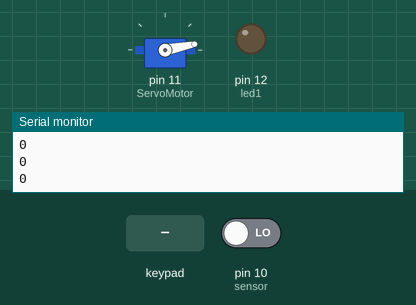
Bench run of a sketch on a simulated Arduino Uno, built with avr-gcc and run on an emulated ATmega328P. Shown: servo, output pins drawn as LEDs (lit = HIGH), the last lines printed to the serial monitor. The inputs (shaded band) are chosen by the test bench; at power-on: pin 10 (sensor) LOW.

Above: at 1.2 s.
1.3 s: keypad keys 9 5 3 # pressed 0.4 s apart
At 3.2 s:
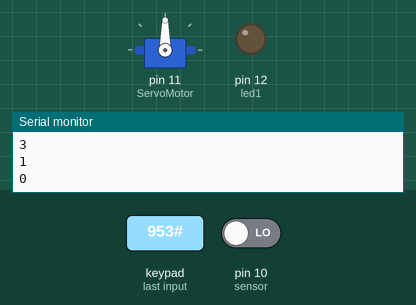
5.9 s: pin 10 (sensor) driven HIGH
At 7.8 s:
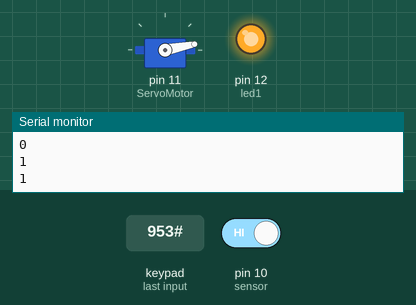
8.1 s: pin 10 (sensor) driven LOW
11.1 s: key 'A' pressed
14.1 s: key 'B' pressed
17.1 s: key 'C' pressed
Timing chart, 0 to 20.1 s (numbered marks = the images above; inputs shaded):
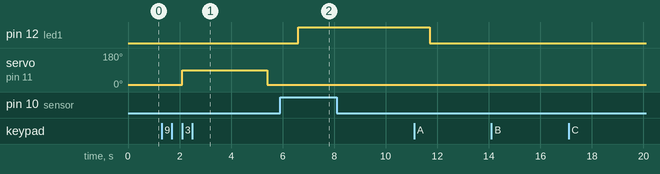

The sketch:

door_light.ino
```cpp
#include <Servo.h>
#include <Keypad.h>
Servo ServoMotor;
char* password = "953";  // change the password here, pick any 3 numbers
int position = 0;
const byte ROWS = 4;
const byte COLS = 4;
char keys[ROWS][COLS] = {
{'1','2','3','A'},
{'4','5','6','B'},
{'7','8','9','C'},
{'*','0','#','D'}
};
byte rowPins[ROWS] = { 9, 8, 7, 6 };
byte colPins[COLS] = { 5, 4, 3, 2 };
Keypad keypad = Keypad( makeKeymap(keys), rowPins, colPins, ROWS, COLS );

int led1 = 12;                // the pin that the LED is atteched to

int sensor = 10;            // the pin that the sensor is atteched to
int state = LOW;         // by default, no motion detected
int val = 0;                  // variable to store the sensor status (value)
bool isOpen = false;
void setup()
{
ServoMotor.attach(11);
LockedPosition(true);
Serial.begin(9600);
pinMode(led1, OUTPUT);      // initalize LED as an output
pinMode(sensor, INPUT);    // initialize sensor as an input
}

void loop()
{
char key = keypad.getKey();
if(key){
  Serial.println(key);
}
  if (key == '*' || key == '#')
{
position = 0;
LockedPosition(true);
}
if (key == password[position])
{
position ++;
}
if (position == 3)
{
LockedPosition(false);
isOpen = true;
}
delay(100);
Serial.println(isOpen);

if(isOpen == true){
val = digitalRead(sensor);
Serial.println(val);// read sensor value
if (val == HIGH) {           // check if the sensor is HIGH
    digitalWrite(led1, HIGH);   // turn LED ON
    delay(5000);
    val=0;
}
else if((val == LOW)){
    digitalWrite(led1, LOW); // turn LED OFF
    delay(1000);             // delay 200 milliseconds

  }
}
}

void LockedPosition(int locked)
{
if (locked)
{
ServoMotor.write(11);
}
else
{
ServoMotor.write(90);
}
}
```

Measured:
- after the input at 1.3 s, servo on pin 11 (ServoMotor): 11° → 90° after 0.81 s, → 11° 3.3 s later
- after the input at 5.9 s, pin 12 (led1): LOW → HIGH after 0.71 s
- after the input at 8.1 s, every drawn part: stays the same
